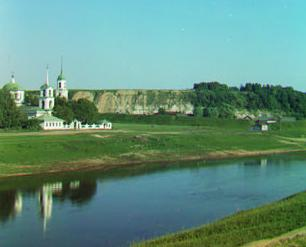
%> input picture riverRGB.jpg, 306 x 247 px
$ octave enhanceRiver.m   (GNU Octave 9; MATLAB toolbox functions it lacks are replaced by stand-ins)
%> lines starting %> are read from the running program, lines starting %| are printed output that depends on the picture
%> further down, img is the input picture: size 247x306x3 uint8; mean R, G, B 98.1, 143.2, 127.1
### color_histeq.m
function im_out = color_histeq(im, pct)
%> called with pct = 0.3
%color_histeq performs histogram equalization on a color image.
%   Histogram equalization of a colored image achieved by
% performing the equalization on the V (value) channel of the
% HSV color space.  Returns an RGB image.

if 0 < pct > 1
    error('color_histeq percentage weight must be between 0 and 1.')
end

% convert to HSV
imHSV = rgb2hsv(im);
%> imHSV: size 247x306x3 double; mean H, S, V 0.408, 0.417, 0.578

% apply histogram equalization to the V component
hsv_component = pct .* histeq(imHSV(:, :, 3));
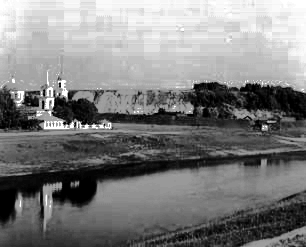
%> hsv_component: size 247x306 double; min 0, max 0.3, mean 0.149; drawn with min black and max white
reg_component = (1-pct) .* imHSV(:,:,3);
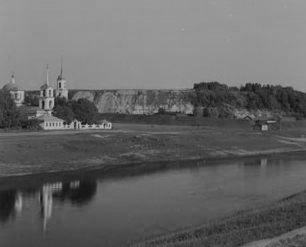
%> reg_component: size 247x306 double; min 0.0522, max 0.7, mean 0.404
imHSV(:,:,3) = (hsv_component + reg_component);
%> imHSV: size 247x306x3 double; mean H, S, V 0.408, 0.417, 0.554

% convert the image back to RGB
im_out = hsv2rgb(imHSV);
end

### sat_adjust.m
function im_out = sat_adjust(im, pct)
%> called with pct = 0.2
%sat_adjust increases the saturation of an image by pct.
%   sat_adjust uses the HSV color space to increase the
% saturation of an image by pct.  For example, if the function
% was called as: sat_adjust(img,.25), then the returned image's
% saturation would be 25% closer to total saturation. (note:
% saturation levels exceeding 1 are clipped to 1). Returns
% an RGB image.

if 0 > pct > 1
    error('color_histeq percentage weight must be between 0 and 1.')
end

% convert to HSV
imHSV = rgb2hsv(im);
%> imHSV: size 247x306x3 double; mean H, S, V 0.408, 0.417, 0.554

% apply histogram equalization to the V component
imHSV(:,:,2) = (1+pct) .* imHSV(:, :, 2);
%> imHSV: size 247x306x3 double; mean H, S, V 0.408, 0.5, 0.554

imHSV(imHSV > 1) = 1;  % Limit values
%> imHSV: size 247x306x3 double; mean H, S, V 0.408, 0.5, 0.554

% convert the image back to RGB
im_out = hsv2rgb(imHSV);
end

### hue_adjust.m
function im_out = hue_adjust(im, pct)
%> called with pct = 0.043
%hue_adjust shifts the hue of image im by pct (0 < pct < 1)
%   hue_adjust shifts the hue of the input image im from
% between 0 and 1.  1 represents a 360 shift (no change),
% and 0 represents no shift (no change).  Any value between
% 0 and 1 will result in a change of hue in the output image.
% image is output in RGB format

if 0 > pct > 1
    error('color_histeq percentage weight must be between 0 and 1.')
end

% convert to HSV
imHSV = rgb2hsv(im);
%> imHSV: size 247x306x3 double; mean H, S, V 0.408, 0.5, 0.554

% shift the hue
hue = imHSV(:, :, 1);
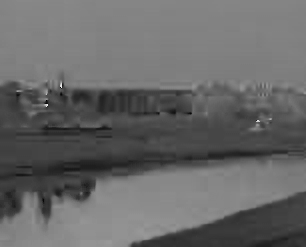
%> hue: size 247x306 double; min 0, max 0.944, mean 0.408
hue = hue + pct;

% wrap hue back around
hue(hue > 1) = hue(hue > 1) - 1;
imHSV(:, :, 1) = hue;
%> imHSV: size 247x306x3 double; mean H, S, V 0.451, 0.5, 0.554

% convert the image back to RGB
im_out = hsv2rgb(imHSV);
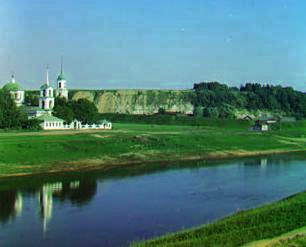
%> im_out: size 247x306x3 double; mean R, G, B 0.313, 0.492, 0.475
end

### enhanceRiver.m
%this script enhances riverRGB.jpg
close all;

img= imread('riverRGB.jpg');

%perform histogram equalization and scale back to 30%
img=color_histeq(img,.3);
%increase saturation by 20%
img=sat_adjust(img,.2);
%shift hue away from sickly cyan
img=hue_adjust(img,.043);

% sharpen
l = fspecial('log',40, .76);
img = img - imfilter(img, l,'replicate');
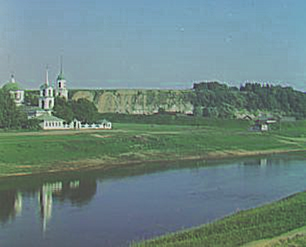
%> img: size 247x306x3 double; mean R, G, B 0.313, 0.492, 0.475; mean of the top-left, top-right, bottom-left and bottom-right quarters 0.586, 0.541, 0.287, 0.294; drawn with min black and max white

% save it
imwrite(img, 'riverRGBenhanced.jpg');
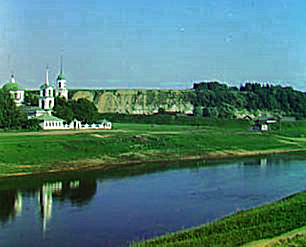
%> saved as riverRGBenhanced.jpg: size 247x306x3 uint8; mean R, G, B 79.8, 125.3, 121.1

$ run again, with trainCarRGB.jpg copied over riverRGB.jpg
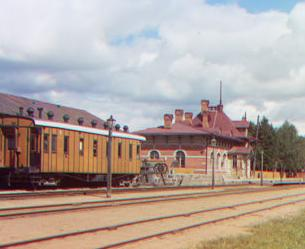
%> input picture trainCarRGB.jpg, 305 x 249 px
%> img is the input picture: size 249x305x3 uint8; mean R, G, B 178.3, 164.2, 157.3
%> in hue_adjust, `hue(hue > 1) = hue(hue > 1) - 1;`:
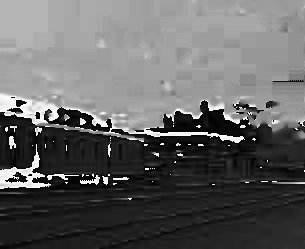
%> hue: size 249x305 double; min 0.000711, max 1, mean 0.387
%> img: size 249x305x3 double
%> `imwrite(img, 'riverRGBenhanced.jpg');`:
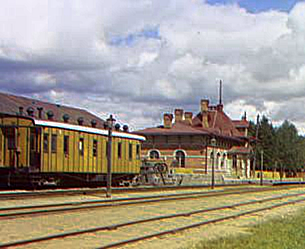
%> saved as riverRGBenhanced.jpg: size 249x305x3 uint8; mean R, G, B 159, 150.4, 138.5
